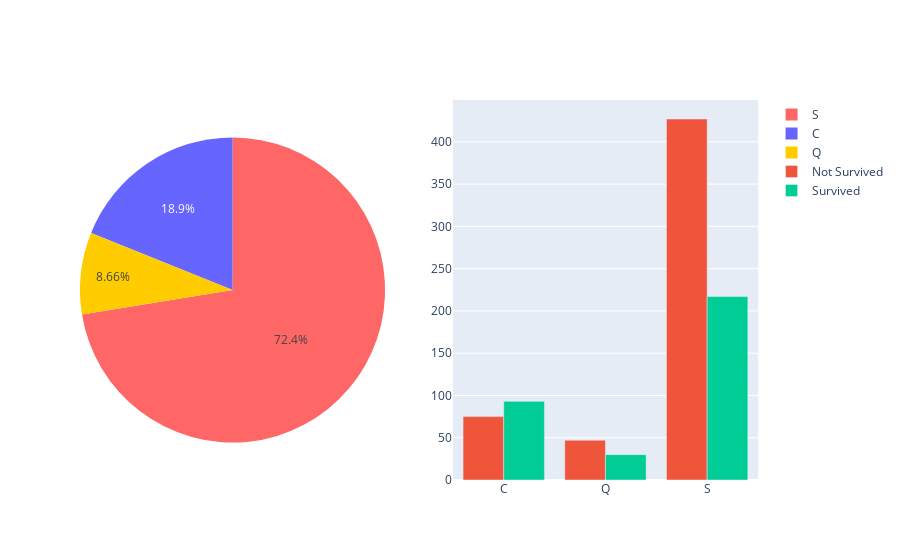

Notebook source saved alongside this figure:
### Code cell
fig = make_subplots(rows=1, cols=2, specs=[[{'type': 'pie'}, {'type': 'bar'}]])

Embar_counts = df['Embarked'].value_counts()
pie = go.Pie(labels=Embar_counts.index, values=Embar_counts, name='Embarkment Distribution', marker=dict(colors=['#FF6666', '#6666FF','#FFCC00']))

grouped_data = df.groupby(['Embarked', 'Survived']).size().reset_index(name='Count')
bar1 = go.Bar(x=grouped_data[grouped_data['Survived'] == 0]['Embarked'], y=grouped_data[grouped_data['Survived'] == 0]['Count'], name='Not Survived')
bar2 = go.Bar(x=grouped_data[grouped_data['Survived'] == 1]['Embarked'], y=grouped_data[grouped_data['Survived'] == 1]['Count'], name='Survived')

fig.add_trace(pie, row=1, col=1)
fig.add_trace(bar1, row=1, col=2)
fig.add_trace(bar2, row=1, col=2)

fig.update_layout(barmode='group')
fig.show()

### Figure 1 — Plotly figure (JSON) as saved in the notebook; plotly's stock layout.template omitted (floating-point values rounded to 4 significant figures)
{"data": [{"domain": {"x": [0, 0.45], "y": [0, 1]}, "labels": ["S", "C", "Q"], "marker": {"colors": ["#FF6666", "#6666FF", "#FFCC00"]}, "name": "Embarkment Distribution", "type": "pie", "values": [644, 168, 77]}, {"name": "Not Survived", "type": "bar", "x": ["C", "Q", "S"], "xaxis": "x", "y": [75, 47, 427], "yaxis": "y"}, {"name": "Survived", "type": "bar", "x": ["C", "Q", "S"], "xaxis": "x", "y": [93, 30, 217], "yaxis": "y"}], "layout": {"barmode": "group", "xaxis": {"anchor": "y", "domain": [0.55, 1]}, "yaxis": {"anchor": "x", "domain": [0, 1]}}}
